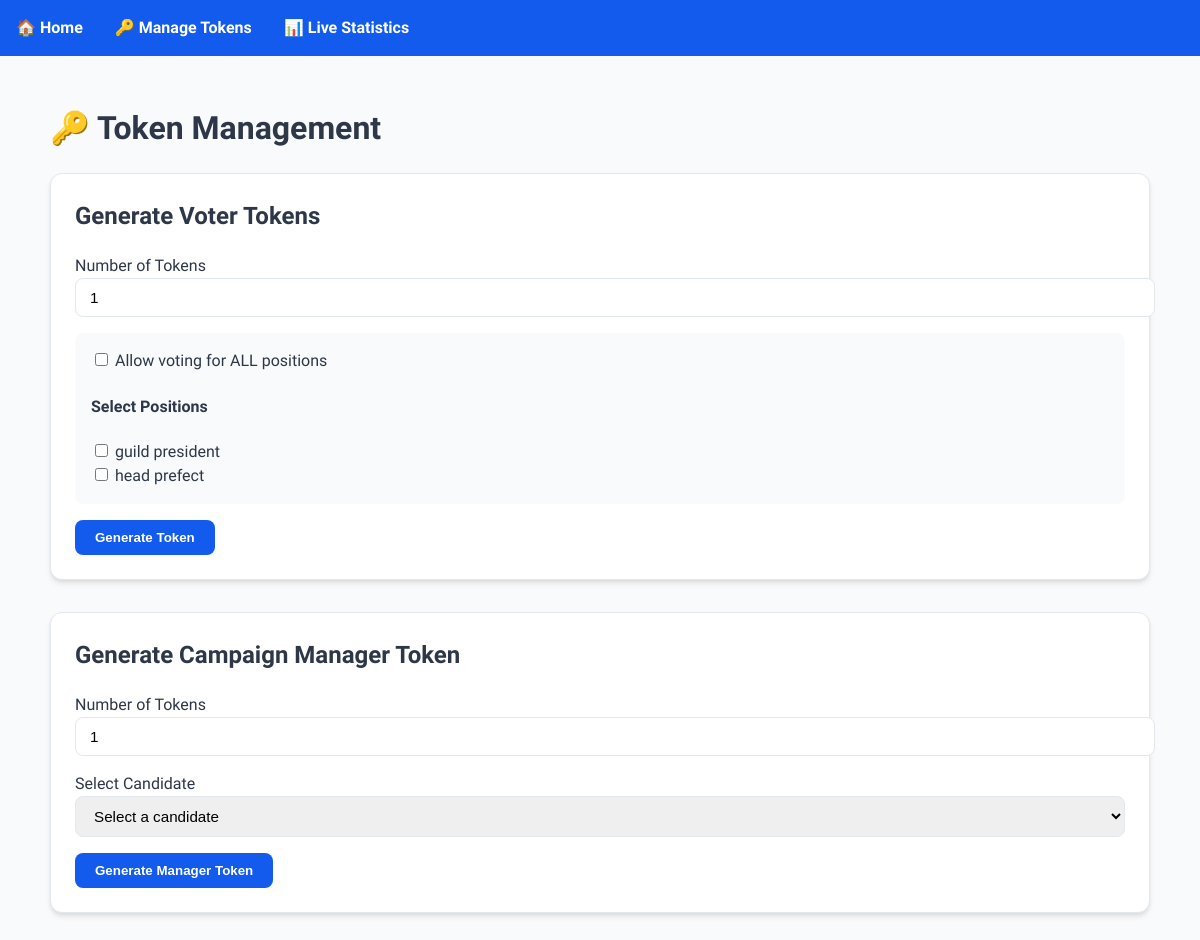
The app's page /dashboard/admin/tokens/ (signed in), older data.
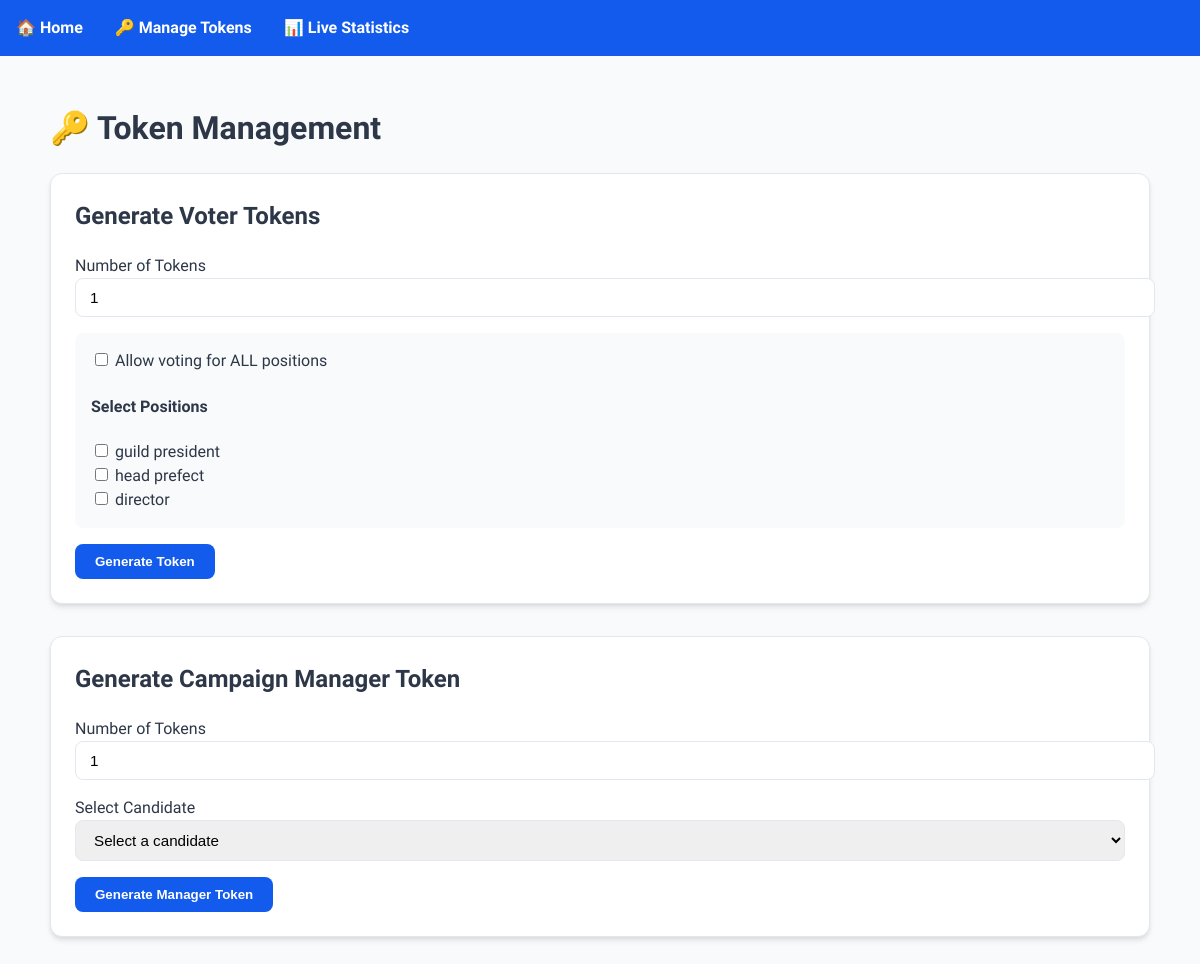
The same page, newer data.
### elections/models.py (models this page shows, shortened)
class Position(models.Model):
    name = models.CharField(max_length=100)

### users/decorators.py (the view)
    def wrapper(request, *args, **kwargs):
        if not request.user.is_authenticated:
            return redirect("login/admin/")
        if request.user.role != "ADMIN":
            return redirect("/")
        return view_func(request, *args, **kwargs)

### voting/views.py (called while the page is built, shortened)
@login_required
@admin_required
def admin_tokens(request):
    positions = Position.objects.all()
    candidates = Candidate.objects.all()
    generated_tokens = []
    manager_token = None
    return render(request, "admin_tokens.html", {
        "positions": positions,
        "candidates": candidates,
        "generated_tokens": generated_tokens,
        "manager_token": manager_token
    })

### templates/admin_tokens.html (shortened to what this page needs)
{% load static %}
<!DOCTYPE html>
<html lang="en">
<head>
</head>
<body>
<nav>
    <a href="/dashboard/admin/">🏠 Home</a>
    <a href="#">🔑 Manage Tokens</a>
    <a href="/statistics/">📊 Live Statistics</a>
</nav>
<div class="container">
    <h1>🔑 Token Management</h1>
    <div class="card">
        <h2>Generate Voter Tokens</h2>
        <form method="POST">
            <label for="voter_quantity">Number of Tokens</label>
            <input type="number" name="voter_quantity" id="voter_quantity" min="1" value="1" required>
            <div class="permissions">
                <label>
                    <input type="checkbox" id="allCheck" name="all_positions">
                    Allow voting for ALL positions
                </label>
                <h4>Select Positions</h4>
                {% for position in positions %}
                    <label>
                        <input type="checkbox" name="positions" value="{{ position.id }}">
                        {{ position.name }}
                    </label><br>
                {% endfor %}
            </div>
            <button type="submit" name="generate_voters">Generate Token</button>
        </form>
    </div>
    <div class="card">
        <h2>Generate Campaign Manager Token</h2>
        <form method="POST">
            <label>Number of Tokens</label>
            <input type="number" name="quantity" min="1" value="1" required>
            <label>Select Candidate</label>
            <select name="candidate" required>
                <option disabled selected value="">Select a candidate</option>
            </select>
            <button type="submit" name="generate_manager">Generate Manager Token</button>
        </form>
    </div>
</div>
</body>
</html>

### templates/admin_tokens.html (style rules this page uses)
:root { --primary-color: #135bec; --bg-color: #f8fafc; --text-main: #2d3748; --text-muted: #718096; --white: #ffffff; --border-color: #e2e8f0; --success: #22c55e; --danger: #ef4444; --shadow: 0 4px 6px -1px rgba(0, 0, 0, 0.1), 0 2px 4px -1px rgba(0, 0, 0, 0.06); --radius: 12px; }
body { margin: 0; font-family: 'Public Sans', sans-serif; background-color: var(--bg-color); color: var(--text-main); line-height: 1.5; }
a { text-decoration: none; color: inherit; }
.container { max-width: 1100px; margin: 2rem auto; padding: 1rem; }
nav { background: var(--primary-color); color: white; padding: 1rem; display: flex; gap: 2rem; align-items: center; }
nav a { color: white; font-weight: bold; }
.card { background: var(--white); padding: 1.5rem; border-radius: var(--radius); box-shadow: var(--shadow); margin-bottom: 2rem; border: 1px solid var(--border-color); }
h1,h2,h3 { margin-top: 0; }
input[type="number"], input[type="text"], select { width: 100%; padding: 0.625rem 0.875rem; margin-bottom: 1rem; border-radius: 8px; border: 1px solid var(--border-color); font-size: 0.95rem; }
button { padding: 0.625rem 1.25rem; border-radius: 8px; border: none; background: var(--primary-color); color: white; font-weight: 600; cursor: pointer; transition: 0.2s; }
.permissions { background: #f9fafb; padding: 1rem; border-radius: 8px; margin-bottom: 1rem; }

Row changes from the older to the newer data that the page shows:
added Position: name "director"
